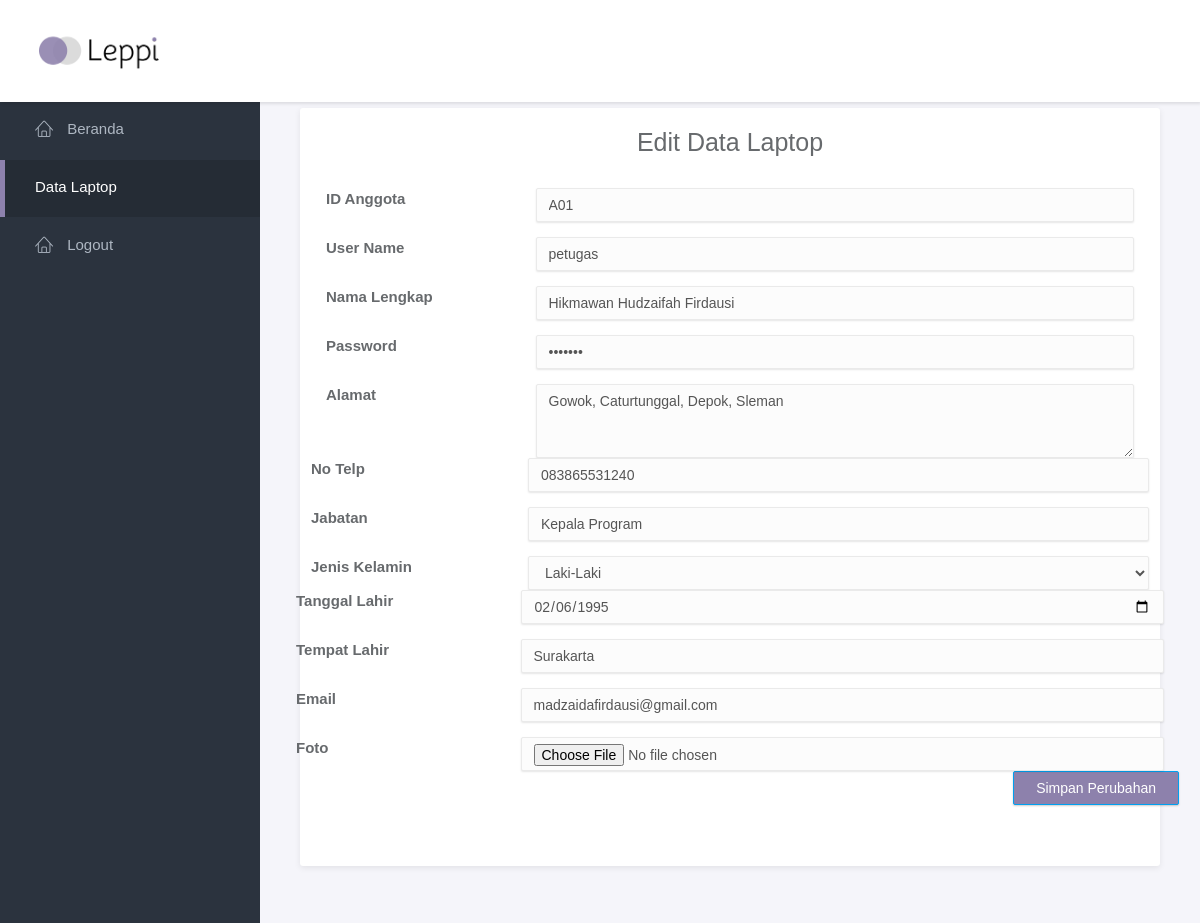
Page /admin/pages/editprofile.php?id=petugas on the committed database.
### tables this page shows
CREATE TABLE `user` (
  `no` int(11) NOT NULL,
  `nama_lengkap` varchar(30) NOT NULL,
  `jabatan` varchar(25) NOT NULL,
  `alamat` text NOT NULL,
  `no_hp` varchar(13) NOT NULL,
  `jenis_kel` enum('laki-laki','perempuan','','') NOT NULL,
  `tgl_lahir` date NOT NULL,
  `tempat_lahir` varchar(15) NOT NULL,
  `email` varchar(30) NOT NULL,
  `foto` text NOT NULL,
  `username` varchar(25) NOT NULL,
  `password` varchar(25) NOT NULL,
  `id_anggota` varchar(25) DEFAULT NULL,
  `level` enum('petugas','admin') NOT NULL
);

### admin/pages/editprofile.php (the view, shortened to what this page needs)
<!doctype html>
<html lang="en">
<head>
	<link rel="stylesheet" href="../assets/vendor/bootstrap/css/bootstrap.min.css">
	<link rel="stylesheet" href="../assets/vendor/font-awesome/css/font-awesome.min.css">
	<link rel="stylesheet" href="../assets/vendor/linearicons/style.css">
	<link rel="stylesheet" href="../assets/css/main.css">
	<link rel="stylesheet" href="../assets/css/demo.css">
</head>
<body>
	<div id="wrapper">
		<nav class="navbar navbar-default navbar-fixed-top">
			<div class="brand">
				<a href="index.html"><img src="../assets/img/4.png"  width="120px" alt="Klorofil Logo" class="img-responsive logo"></a>
			</div>
			<div class="container-fluid">
			</div>
		</nav>a
		<div id="sidebar-nav" class="sidebar">
			<div class="sidebar-scroll">
				<nav>
				<ul class="nav">
						<li><a href="../index.php" ><i class="lnr lnr-home"></i> <span>Beranda</span></a></li>
						<li><a href="pages/DataLaptop.php" class="active"<i class="lnr lnr-file-empty"></i> <span>Data Laptop</span></a></li>
						<li><a href="../../proses_logout.php" class=""><i class="lnr lnr-home"></i> <span>Logout</span></a></li>
					</ul>
				</nav>
			</div>
		</div>
		<div class="main">
			<div class="main-content">
				<div class="container-fluid">
					<div class="col-md-12">
						<div class="panel">
							<div class="panel-heading">
								<h1 class="panel-title" style="font-size:25px;"><center>Edit Data Laptop</center></h1>
							</div>
<?php
$username=$_GET['id'];
$query=mysql_query("SELECT * FROM user WHERE username='$username'");
$data=mysql_fetch_array($query);
?>
<div class="panel-body">
	<form method="post" name="formedit" action="edit_profile.php" enctype="multipart/form-data">
			<div class="form-group row" >
				<label for="" class="col-sm-3 col-form-label">ID Anggota</label>
				<div class="col-sm-9">
					<input type="text" name="id_anggota" id="userid" class="form-control" placeholder="ID Anggota" value="<?php echo $data['id_anggota'] ?>">
				</div>
            </div>
            <div class="form-group row">
                <label for="" class="col-sm-3 col-form-label">User Name</label><div class="col-sm-9">
                <input type="text" name="username" id="username" class="form-control" placeholder="User Name" value="<?php echo $data['username']?>" /></div>
            </div>
            <div class="form-group row">
                <label for="" class="col-sm-3 col-form-label">Nama Lengkap</label><div class="col-sm-9">
                <input type="text" name="nama_lengkap" id="name" class="form-control" placeholder="Nama Lengkap" value="<?php echo $data['nama_lengkap']?>" /></div>
            </div>
            <div class="form-group row">
                <label for="" class="col-sm-3 col-form-label">Password</label><div class="col-sm-9">
                <input type="password" name="password" id="pass" class="form-control" placeholder="Password" value="<?php echo $data['password']?>" /></div>
            </div>
            <div class="form-group row">
                <label for="" class="col-sm-3 col-form-label">Alamat</label><div class="col-sm-9">
                <textarea name="alamat" id="address" class="form-control" rows="3" placeholder="Alamat"><?php echo $data['alamat']?></textarea>
            </div>
            <div class="form-group row">
                <label for="" class="col-sm-3 col-form-label">No Telp</label><div class="col-sm-9">
                <input type="text" name="no_hp" id="no" class="form-control" placeholder="No Hp/ Telp" value="<?php echo $data['no_hp']?>" /></div>
            </div>
            <div class="form-group row">
                <label for="" class="col-sm-3 col-form-label">Jabatan</label><div class="col-sm-9">
                <input type="text" name="jabatan" id="no" class="form-control" placeholder="Jabatan" value="<?php echo $data['jabatan']?>" /></div>
            </div>
            <div class="form-group row">
                <label for="" class="col-sm-3 col-form-label">Jenis Kelamin</label><div class="col-sm-9">
                <select name='jenis_kel' class="form-control" data-placeholder="Jenis Kelamin">
                    <option value="Laki-Laki" <?php if ('laki-laki'==$data['jenis_kel']){?> selected<?php }?>>Laki-Laki</option>
                </select>
            </div>
            <div class="form-group row">
                <label for="" class="col-sm-3 col-form-label">Tanggal Lahir</label><div class="col-sm-9">
                <input type="date" name="tgl_lahir" id="tanggallahir" class="form-control" placeholder="Tanggal Lahir" value="<?php echo $data['tgl_lahir']?>" /></div>
            </div>
            <div class="form-group row">
                <label for="" class="col-sm-3 col-form-label">Tempat Lahir</label><div class="col-sm-9">
                <input type="text" name="tempat_lahir" id="no" class="form-control" placeholder="Tempat Lahir" value="<?php echo $data['tempat_lahir']?>" /></div>
            </div>
            <div class="form-group row">
                <label for="" class="col-sm-3 col-form-label">Email</label><div class="col-sm-9">
                <input type="text" name="email" id="no" class="form-control" placeholder="Email" value="<?php echo $data['email']?>" /></div>
            </div>
            <div class="form-group row">
                <label for="" class="col-sm-3 col-form-label">Foto</label><div class="col-sm-9">
                <input type="file" name="file" class="form-control">
            </div>
		<button type="submit" class="btn btn-primary pull-right" >Simpan Perubahan</button>
	</form>
</div>
						</div>
					</div>
				</div>
			</div>
		</div>
	</body>
</html>

### admin/assets/css/main.css (style rules this page uses)
html { position: relative; min-height: 100%; }
body { background-color: #F3F5F8; font-family: "Source Sans Pro", sans-serif; font-size: 15px; color: #676a6d; }
a { color: #3287B2; }
#wrapper .sidebar { -webkit-transition: all 0.3s ease-in-out; -moz-transition: all 0.3s ease-in-out; -ms-transition: all 0.3s ease-in-out; -o-transition: all 0.3s ease-in-out; transition: all 0.3s ease-in-out; width: 260px; height: 100%; float: left; background-color: #2B333E; position: fixed; left: 0; }
#wrapper .main { -webkit-transition: all 0.3s ease-in-out; -moz-transition: all 0.3s ease-in-out; -ms-transition: all 0.3s ease-in-out; -o-transition: all 0.3s ease-in-out; transition: all 0.3s ease-in-out; width: calc(100% - 260px); left: 0; position: relative; float: right; background-color: #f5f5fa; }
#wrapper #sidebar-nav, #wrapper .main { padding-top: 80px; }
.main-content { padding: 28px 10px; }
.navbar-default { -webkit-transition: all 0.3s ease-in-out; -moz-transition: all 0.3s ease-in-out; -ms-transition: all 0.3s ease-in-out; -o-transition: all 0.3s ease-in-out; transition: all 0.3s ease-in-out; -moz-box-shadow: 1px 2px 3px rgba(0, 0, 0, 0.1); -webkit-box-shadow: 1px 2px 3px rgba(0, 0, 0, 0.1); box-shadow: 1px 2px 3px rgba(0, 0, 0, 0.1); -webkit-border-radius: 0; -moz-border-radius: 0; border-radius: 0; padding: 0; margin: 0; border: none; background-color: #fff; }
.navbar-default .brand { float: left; padding: 30px 39px; background-color: #fff; }
.sidebar { z-index: 9; }
.sidebar .nav > li > a { padding: 18px 30px; color: #AEB7C2; border-left: 5px solid transparent; }
.sidebar .nav > li > a:hover, .sidebar .nav > li > a:focus, .sidebar .nav > li > a.active { color: #fff; background-color: transparent; }
.sidebar .nav > li > a:focus, .sidebar .nav > li > a.active { background-color: #252c35; border-left-color: #8d81ac; }
.sidebar .nav i { margin-right: 10px; font-size: 18px; }
.sidebar .nav span { -webkit-transition: all 0.3s ease-in-out; -moz-transition: all 0.3s ease-in-out; -ms-transition: all 0.3s ease-in-out; -o-transition: all 0.3s ease-in-out; transition: all 0.3s ease-in-out; position: relative; top: -2px; }
.form-control { -moz-box-shadow: 0px 1px 2px 0 rgba(0, 0, 0, 0.1); -webkit-box-shadow: 0px 1px 2px 0 rgba(0, 0, 0, 0.1); box-shadow: 0px 1px 2px 0 rgba(0, 0, 0, 0.1); -webkit-border-radius: 2px; -moz-border-radius: 2px; border-radius: 2px; border-color: #eaeaea; background-color: #fcfcfc; }
.btn { -webkit-border-radius: 2px; -moz-border-radius: 2px; border-radius: 2px; -moz-box-shadow: 0px 1px 2px 0 rgba(0, 0, 0, 0.2); -webkit-box-shadow: 0px 1px 2px 0 rgba(0, 0, 0, 0.2); box-shadow: 0px 1px 2px 0 rgba(0, 0, 0, 0.2); padding: 6px 22px; }
.btn-primary { background-color: #8d81ac; border-color: #00a0f0; }
.panel { -webkit-border-radius: 3px; -moz-border-radius: 3px; border-radius: 3px; -moz-box-shadow: 0 2px 6px rgba(0, 0, 0, 0.08); -webkit-box-shadow: 0 2px 6px rgba(0, 0, 0, 0.08); box-shadow: 0 2px 6px rgba(0, 0, 0, 0.08); background-color: #fff; margin-bottom: 30px; }
.panel .panel-heading, .panel .panel-body, .panel .panel-footer { padding-left: 25px; padding-right: 25px; }
.panel .panel-heading { padding-top: 20px; padding-bottom: 20px; position: relative; }
.panel .panel-heading .panel-title { margin: 0; font-size: 18px; font-weight: 300; }
.panel .panel-body { padding-top: 10px; padding-bottom: 15px; }

### rows in the picture
user: id_anggota "A01", username "petugas", nama_lengkap "Hikmawan Hudzaifah Firdausi", alamat "Gowok, Caturtunggal, Depok, Sleman", no_hp "083865531240", jabatan "Kepala Program", jenis_kel "Laki-Laki", tgl_lahir "02/06/1995", tempat_lahir "Surakarta", email "madzaidafirdausi@gmail.com"
